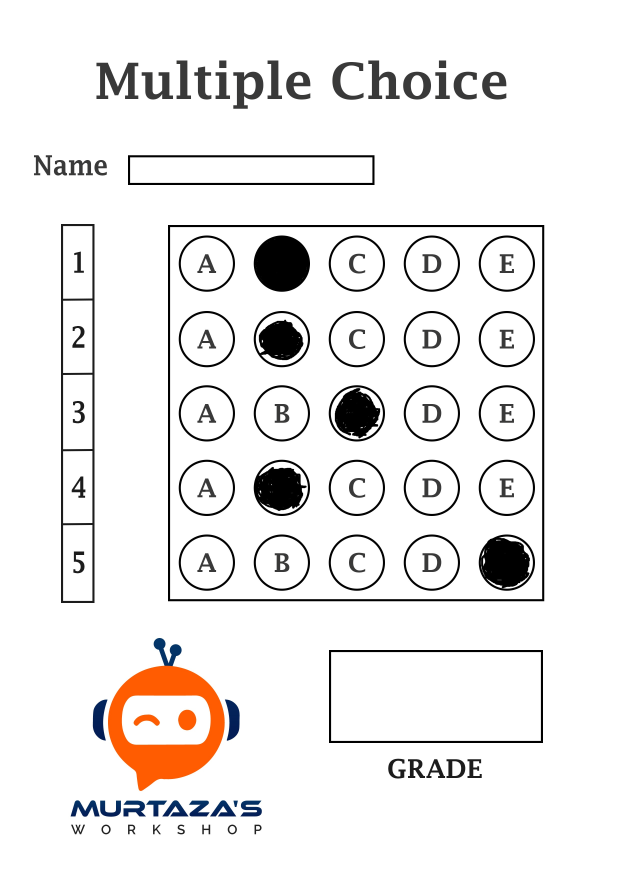
#> input picture 1234.jpg, 2480 x 3508 px, given in place of 1234.jpg.2.jpg, which was not available (shown at 1/4 size)
$ python OMR_File.py
#> lines starting #> are read from the running program, lines starting #| are printed output that depends on the picture; after the words box and inside, x2 and y2 are one past the last pixel; in counts of white or black regions, pixels touching at a corner belong together; pictures that were not available may be replaced by others from this repository, and a replacement may not be noted
### utlis.py
import cv2
import numpy as np

## TO STACK ALL THE IMAGES IN ONE WINDOW
def stackImages(imgArray,scale,lables=[]):
    rows = len(imgArray)
    cols = len(imgArray[0])
    rowsAvailable = isinstance(imgArray[0], list)
    width = imgArray[0][0].shape[1]
    height = imgArray[0][0].shape[0]
    if rowsAvailable:
        for x in range ( 0, rows):
            for y in range(0, cols):
                imgArray[x][y] = cv2.resize(imgArray[x][y], (0, 0), None, scale, scale)
                if len(imgArray[x][y].shape) == 2: imgArray[x][y]= cv2.cvtColor( imgArray[x][y], cv2.COLOR_GRAY2BGR)
        imageBlank = np.zeros((height, width, 3), np.uint8)
        hor = [imageBlank]*rows
        hor_con = [imageBlank]*rows
        for x in range(0, rows):
            hor[x] = np.hstack(imgArray[x])
            hor_con[x] = np.concatenate(imgArray[x])
        ver = np.vstack(hor)
        ver_con = np.concatenate(hor)
    else:
        for x in range(0, rows):
            imgArray[x] = cv2.resize(imgArray[x], (0, 0), None, scale, scale)
            if len(imgArray[x].shape) == 2: imgArray[x] = cv2.cvtColor(imgArray[x], cv2.COLOR_GRAY2BGR)
        hor= np.hstack(imgArray)
        hor_con= np.concatenate(imgArray)
        ver = hor
    if len(lables) != 0:
        eachImgWidth= int(ver.shape[1] / cols)
        eachImgHeight = int(ver.shape[0] / rows)
        #print(eachImgHeight)
        for d in range(0, rows):
            for c in range (0,cols):
                cv2.rectangle(ver,(c*eachImgWidth,eachImgHeight*d),(c*eachImgWidth+len(lables[d])*13+27,30+eachImgHeight*d),(255,255,255),cv2.FILLED)
                cv2.putText(ver,lables[d],(eachImgWidth*c+10,eachImgHeight*d+20),cv2.FONT_HERSHEY_COMPLEX,0.7,(255,0,255),2)
    return ver


def rectCountour(coutours):

    rectCon=[]

    for i in coutours:
        area= cv2.contourArea(i)
        #print("Area", area)
        if area > 50:
            peri = cv2.arcLength(i, True)
            approx = cv2.approxPolyDP(i,0.02*peri,True)
            #print("Corner Points", len(approx))
            if len(approx)==4:
                rectCon.append(i)
    rectCon = sorted(rectCon,key=cv2.contourArea,reverse=True)

    return rectCon

def getCornerPoints(cont):
    peri = cv2.arcLength(cont, True)
    approx = cv2.approxPolyDP(cont,0.02*peri,True)
    return approx


def reorder(myPoints):


    myPoints = myPoints.reshape((4,2))
    myPointsNew = np.zeros((4,1,2),np.int32)
    add = myPoints.sum(1)
    #print(myPoints)
    #print(add)
    myPointsNew[0] = myPoints[np.argmin(add)] #[0, 0]
    myPointsNew[3] = myPoints[np.argmax(add)] #[w, h]
    diff = np.diff(myPoints,axis=1)
    myPointsNew[1] = myPoints[np.argmin(diff)] #[w, 0]
    myPointsNew[2] = myPoints[np.argmax(diff)] #[h, 0]
    #print(diff)


    return myPointsNew


def splitBoxes(img):
    rows = np.vsplit(img,5)
    boxes = []
    for r in rows:
        cols = np.hsplit(r,5)
        for box in cols:
            boxes.append(box)
            #cv2.imshow("Split",box)
    return boxes


def showAnswers(img,myIndex,grading,ans,questions,choices):
    secW = int(img.shape[1]/questions)
    secH = int(img.shape[0]/choices)

    for x in range(0,questions):
        myAns = myIndex[x]
        cX = (myAns*secW) + secW//2
        cY = (x*secH) + secH//2

        if grading[x] == 1:
            myColor = (0,255,0)
        else:
            myColor = (0,0,255)
            correctAns = ans[x]

            cv2.circle(img,((correctAns*secW)+secW//2,(x*secH)+secH//2),25,(0,255,0),cv2.FILLED)


        cv2.circle(img,(cX,cY),50,myColor,cv2.FILLED)

    return img

### OMR_File.py
import cv2
import numpy as np
import utlis


###############################
path = input("Nama File LJK : ")
#> the answer given: 1234.jpg
#path = "123.jpeg"
frm = input("Format File [jpg / jpeg] : ")
#> the answer given: 2.jpg
wImg = 700
hImg = 700
questions = 5
choices = 5
ans = [1,2,0,1,4]

webcamFeed = False
cameraNo = 0
###############################


cap = cv2.VideoCapture(cameraNo)
cap.set(50,170)


while True:
    if webcamFeed: success, img = cap.read()
    else:
        img = cv2.imread(f"{path}.{frm}") #fungsi file drive
#> img is the input picture: shape (3508, 2480, 3); mean B, G, R 235.3, 236.2, 238.1
        #img = cv2.imread(path) #fungsi kamera


    #Preprocessing
    img = cv2.resize(img, (wImg,hImg))
#> img: shape (700, 700, 3)
    imgContours = img.copy()
    imgFinal = img.copy()
    imgBiggestContours = img.copy()
    imgGray = cv2.cvtColor(img, cv2.COLOR_BGR2GRAY)
    imgBlur = cv2.GaussianBlur(imgGray,(5,5),1)
    imgCanny = cv2.Canny(imgBlur,10,50)
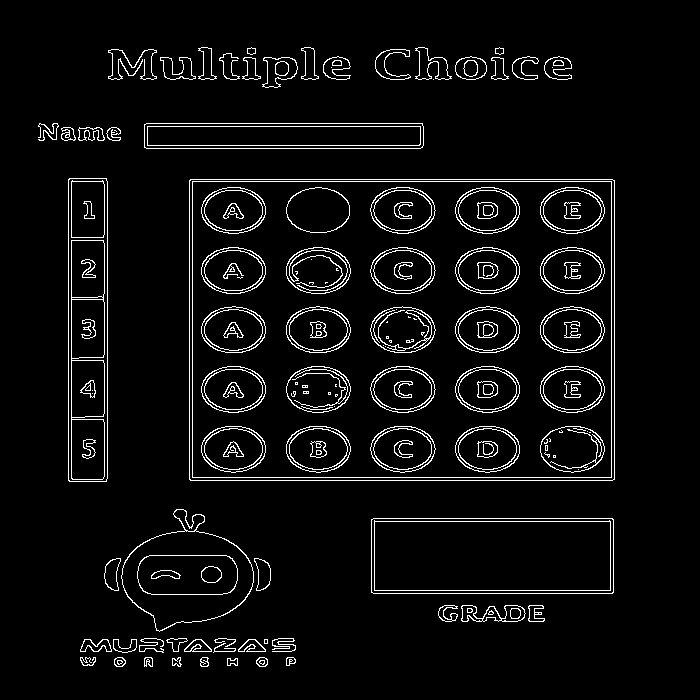
#> imgCanny: shape (700, 700); 5% white in thin lines or dots, all inside (x1, y1, x2, y2) = (38, 47, 615, 667)


    try:
        #Mencari Countour Gambar
        contours, hierarchy = cv2.findContours(imgCanny,cv2.RETR_EXTERNAL,cv2.CHAIN_APPROX_NONE)
#> contours = 49 contours, 8 with area under 20; largest, box (x1, y1, x2, y2) and area: (189, 179, 615, 481) 127921, (371, 518, 614, 594) 18146, (68, 178, 108, 482) 11811, (121, 509, 254, 632) 9940, (144, 123, 424, 149) 6966
        cv2.drawContours(imgContours,contours,-1,(0,255,0),10)
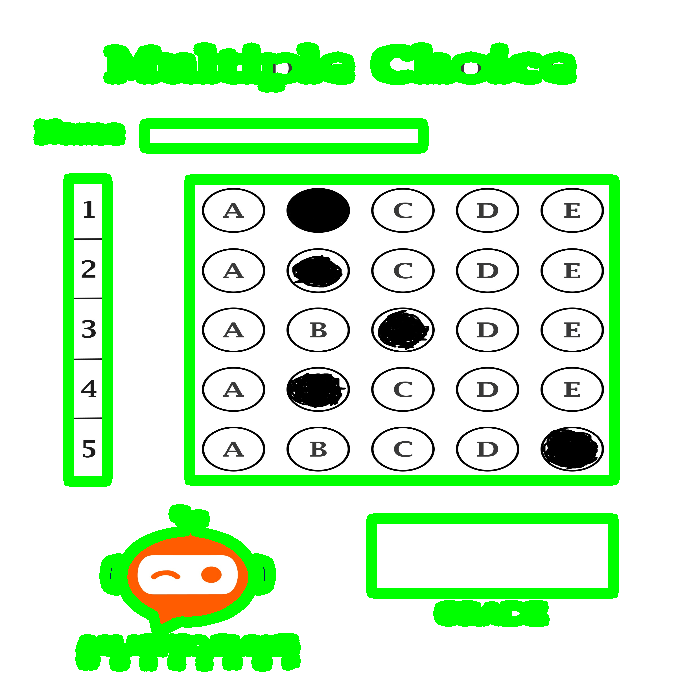
#> imgContours: shape (700, 700, 3); mean B, G, R 206.5, 244, 208.7

        #Mencari Area Kotak
        rectCon = utlis.rectCountour(contours)
#> the loop in rectCountour, `for i in coutours:` made 49 passes
#> (area, peri, approx) on passes 24, 26, 27, 31: (18146, 631.7, [[371, 519], [373, 593], [613, 592], [612, 518]]), (127921, 1449.7, [[189, 180], [190, 480], [614, 479], [614, 180]]), (11811, 681.7, [[69, 178], [68, 480], [106, 481], [107, 181]]), (6965.5, 605.1, [[144, 124], [146, 148], [423, 145], [422, 123]])
#> (area, peri) on passes 1 to 6: (55, 38.49), (57.5, 31.07), (85, 34.14), (64.5, 32.73), (53, 38.97), (57.5, 42.73)
#> after the loop in rectCountour, `for i in coutours:`: rectCon = 4 contours; box (x1, y1, x2, y2) and area: (189, 179, 615, 481) 127921, (371, 518, 614, 594) 18146, (68, 178, 108, 482) 11811, (144, 123, 424, 149) 6966
        biggestContour = utlis.getCornerPoints(rectCon[0])
#> in getCornerPoints, `peri = cv2.arcLength(cont, True)`: peri = 1449.7
#> in getCornerPoints, `approx = cv2.approxPolyDP(cont,0.02*peri,True)`: approx = [[189, 180], [190, 480], [614, 479], [614, 180]]
#> biggestContour = [[189, 180], [190, 480], [614, 479], [614, 180]]
        gradePoints = utlis.getCornerPoints(rectCon[1])
#> gradePoints = [[371, 519], [373, 593], [613, 592], [612, 518]]
        #print(biggestContour)

        if biggestContour.size != 0 and gradePoints.size != 0:
            cv2.drawContours(imgBiggestContours, biggestContour, -1, (0,255,0), 20)
            cv2.drawContours(imgBiggestContours, gradePoints, -1, (255,0,0), 20)

            biggestContour = utlis.reorder(biggestContour)
#> in reorder, `myPoints = myPoints.reshape((4,2))`: myPoints = [[189, 180], [190, 480], [614, 479], [614, 180]]
#> in reorder, `add = myPoints.sum(1)`: add = [369, 670, 1093, 794]
#> in reorder, `diff = np.diff(myPoints,axis=1)`: diff = [-9, 290, -135, -434]
#> biggestContour = [[189, 180], [614, 180], [190, 480], [614, 479]]
            gradePoints = utlis.reorder(gradePoints)
#> gradePoints = [[371, 519], [612, 518], [373, 593], [613, 592]]

            #Fungsi Get Kotak Jawaban
            pt1 = np.float32(biggestContour)
#> pt1 = [[189, 180], [614, 180], [190, 480], [614, 479]]
            pt2 = np.float32([[0,0],[wImg,0],[0,hImg],[wImg,hImg]])
            matrix = cv2.getPerspectiveTransform(pt1,pt2)
#> matrix = [[1.64, -0.00546, -308.4], [0, 2.32, -417.8], [-7.84e-06, -7.79e-06, 1]]
            imgWarpColored = cv2.warpPerspective(img,matrix,(wImg,hImg))

            #Fungsi Get Kotak Nilai
            ptG1 = np.float32(gradePoints)
#> ptG1 = [[371, 519], [612, 518], [373, 593], [613, 592]]
            ptG2 = np.float32([[0,0],[325,0],[0,150],[325,150]])
            matrixG = cv2.getPerspectiveTransform(ptG1,ptG2)
#> matrixG = [[1.31, -0.0354, -467.6], [0.00814, 1.96, -1020.8], [-4.53e-07, -5.45e-05, 1]]
            imgGradeDisplay = cv2.warpPerspective(img,matrixG,(325,150))
            #cv2.imshow("Grade", imgGradeDisplay)

            #Treshold
            imgWarpGray = cv2.cvtColor(imgWarpColored,cv2.COLOR_BGR2GRAY)
            imgTresh = cv2.threshold(imgWarpGray,175,255,cv2.THRESH_BINARY_INV)[1]
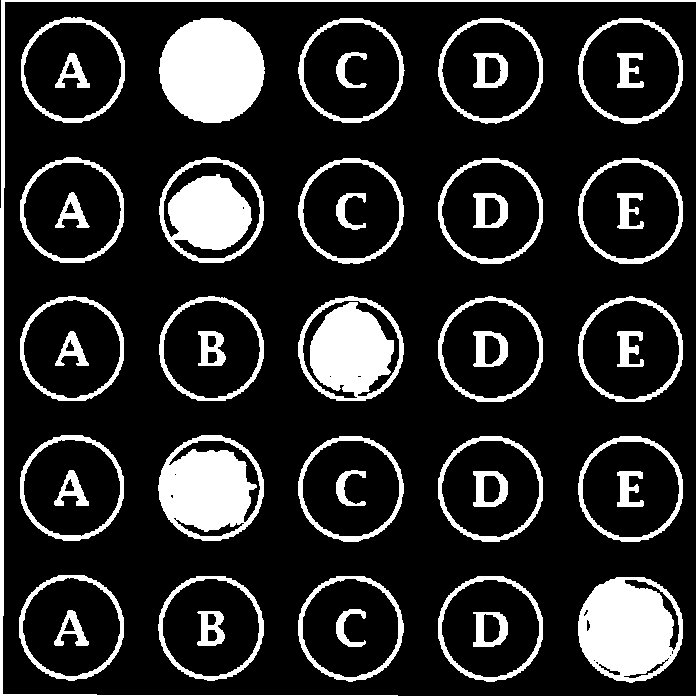
#> imgTresh: shape (700, 700); 18.1% white; 46 white regions, largest, box (x1, y1, x2, y2) and area: (0, 0, 700, 700) 10139, (159, 18, 265, 123) 8728, (578, 577, 683, 683) 8091


            #Split Kotak
            boxes = utlis.splitBoxes(imgTresh)
#> in splitBoxes, `rows = np.vsplit(img,5)`: rows = 5 items
#> the loop in splitBoxes, `for r in rows:` made 5 passes
#> after the loop in splitBoxes, `for r in rows:`: boxes = 25 items
#> boxes = 25 items
            #cv2.imshow("Test", boxes[4])
            #print(cv2.countNonZero(boxes[1]),cv2.countNonZero(boxes[2]))


            #logic of pixel :')
            myPixelVal = np.zeros((questions, choices))
            countC = 0
            countR = 0

            for image in boxes:
                totalPixel = cv2.countNonZero(image)
                myPixelVal[countR][countC] = totalPixel
                countC += 1
                if (countC == choices) : countR += 1 ;countC=0
#> this loop made 25 passes
#> totalPixel on passes 1 to 12: 2831, 9008, 2217, 2454, 2908, 2547, 6180, 1972, 2208, 2627, 2522, 2092
#> after the loop, countC = 0; countR = 5; myPixelVal = [[2831, 9008, 2217, 2454, 2908], [2547, 6180, 1972, 2208, 2627], [2522, 2092, 6985, 2195, 2630], [2613, 7321, 1950, 2225, 2660], [3255, 2787, 2638, 2722, 9195]]
            #print(myPixelVal)

            #logic dept math marking
            myIndex = []
            for x in range (0, questions) :
                arr = myPixelVal[x]
                #print("Array", arr)
                myIndexVal = np.where(arr==np.amax(arr))
                #print(myIndexVal[0])
                myIndex.append(myIndexVal[0][0])
#> this loop made 5 passes
#> (arr, myIndexVal) on passes 1 to 5: ([2831, 9008, 2217, 2454, 2908], ([1],)), ([2547, 6180, 1972, 2208, 2627], ([1],)), ([2522, 2092, 6985, 2195, 2630], ([2],)), ([2613, 7321, 1950, 2225, 2660], ([1],)), ([3255, 2787, 2638, 2722, 9195], ([4],))
#> after the loop, myIndex = [1, 1, 2, 1, 4]
            #print(myIndex)


            #logic for grading
            grading =[]
            for x in range (0,questions):
                if ans[x] == myIndex[x]:
                    grading.append(1)
                else:
                    grading.append(0)
#> after the loop, grading = [1, 0, 0, 1, 1]
            #print(grading)

            score = (sum(grading)/questions) *100 #final grade
#> score = 60
            #print(score)

            #Logic Display Answer On P.T
            imgResult = imgWarpColored.copy()
            imgResult = utlis.showAnswers(imgWarpColored,myIndex,grading,ans,questions,choices)
#> the loop in showAnswers, `for x in range(0,questions):` made 5 passes
#> (myAns, cX) on passes 1 to 5: (1, 210), (1, 210), (2, 350), (1, 210), (4, 630)
#> after the loop in showAnswers, `for x in range(0,questions):`:
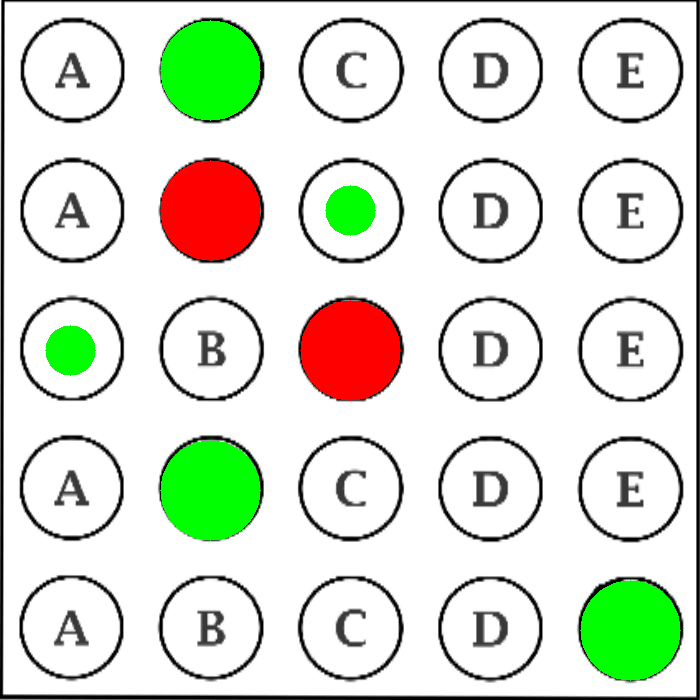
#> img: shape (700, 700, 3); mean B, G, R 209.5, 223.8, 217.7
            #overlay
            imgRawDrawing = np.zeros_like(imgWarpColored)
            imgRawDrawing = utlis.showAnswers(imgRawDrawing,myIndex,grading,ans,questions,choices)
#> call 2 of showAnswers, with questions = 5, choices = 5
#> the loop in showAnswers (call 2), `for x in range(0,questions):` made 5 passes
#> after the loop in showAnswers (call 2), `for x in range(0,questions):`:
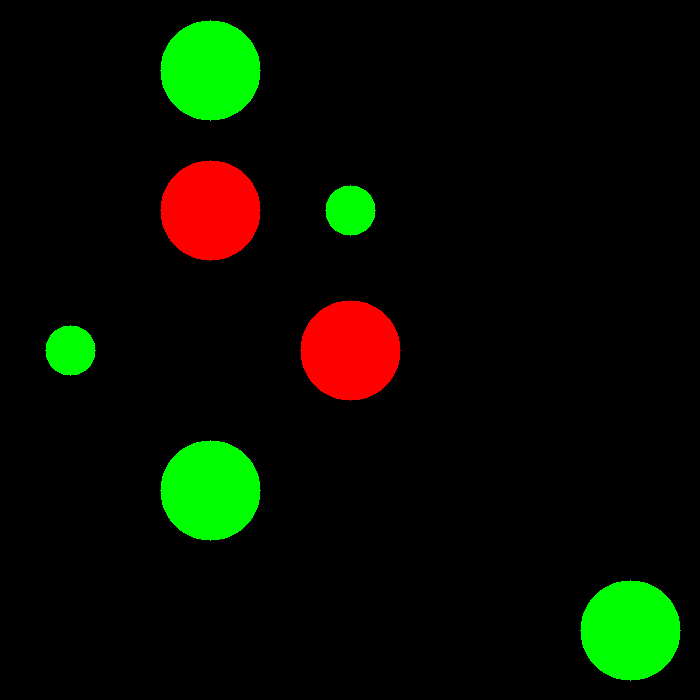
#> img: shape (700, 700, 3); mean B, G, R 0, 14.3, 8.2
            #inverse Display with overlay
            invMatrix = cv2.getPerspectiveTransform(pt2,pt1)
#> invMatrix = [[0.61, 0.00207, 189], [0.000862, 0.43, 180], [4.79e-06, 3.37e-06, 1]]
            imgInvWarp = cv2.warpPerspective(imgRawDrawing,invMatrix,(wImg,hImg))
            #final image
            imgRawGrade = np.zeros_like(imgGradeDisplay)
            cv2.putText(imgRawGrade,str(int(score)),(60,100),cv2.FONT_HERSHEY_COMPLEX,3,(0,255,255),3)
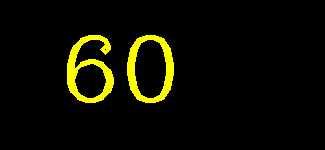
#> imgRawGrade: shape (150, 325, 3); mean of channels 0, 1, 2 0, 12.6, 12.6; drawn as B, G, R
            invMatrixG = cv2.getPerspectiveTransform(ptG2,ptG1)
#> invMatrixG = [[0.742, 0.0237, 371], [-0.00299, 0.51, 519], [1.73e-07, 2.78e-05, 1]]
            imgInvGradeDisplay = cv2.warpPerspective(imgRawGrade,invMatrixG,(wImg,hImg))
            #cv2.imshow("Grade", imgRawGrade)
            imgFinal = cv2.addWeighted(imgFinal,1,imgInvWarp,1,0)
            imgFinal = cv2.addWeighted(imgFinal,1,imgInvGradeDisplay,1,0)

        imgBlank = np.zeros_like(img)
        imageArray = ([img,imgGray,imgBlur,imgCanny],
        [imgContours,imgBiggestContours,imgWarpColored,imgTresh],
        [imgResult,imgRawDrawing,imgInvWarp,imgFinal])

    except:

        imgBlank = np.zeros_like(img)
        imageArray = ([imgBlank,imgBlank,imgBlank,imgBlank],
        [imgBlank,imgBlank,imgBlank,imgBlank],
        [imgBlank,imgBlank,imgBlank,imgBlank])


    #labels = [["Original","Gray","Blur","Canny"],
    #["Contours", "Biggest Con", "Warp", "Treshold"],
    #["Result","Raw Drawing", "Inverse Warp", "Final Image"]]
    imgStacked = utlis.stackImages(imageArray,0.3)
#> in stackImages, `rows = len(imgArray)`: rows = 3
#> in stackImages, `cols = len(imgArray[0])`: cols = 4
#> in stackImages, `rowsAvailable = isinstance(imgArray[0], list)`: rowsAvailable = True
#> in stackImages, `hor = [imageBlank]*rows`: hor = 3 items
#> in stackImages, `ver = np.vstack(hor)`:
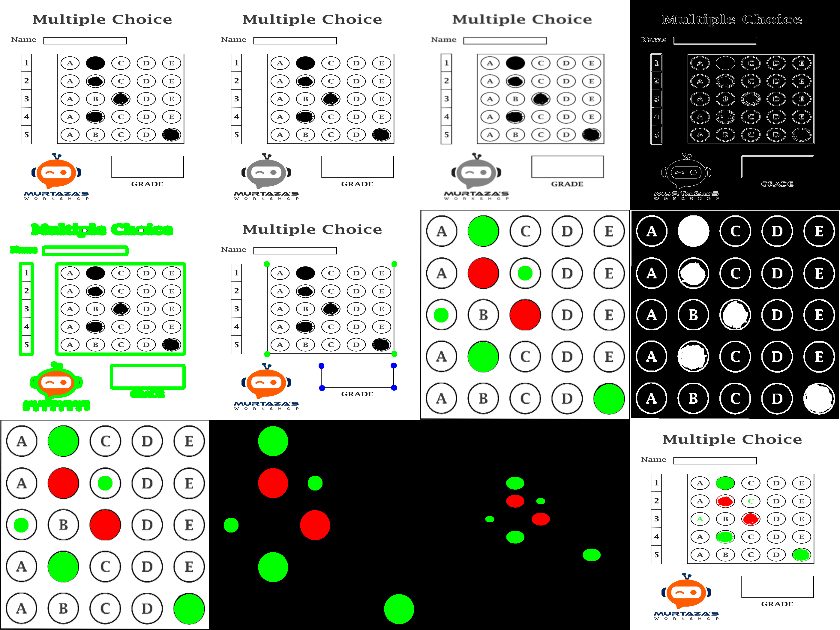
#> ver: shape (630, 840, 3); mean of channels 0, 1, 2 155.4, 162.9, 158.6; drawn as B, G, R


    cv2.imshow(f"Hasil Periksa {path}", imgFinal)
    cv2.imshow(f"File {path}", img)
    cv2.imshow("Stacked Images", imgStacked)
    #Fungsi Full File Drive
    key = cv2.waitKey(0)
#> (key Esc is pressed here)
#
    if key == 27: #if you press ESC you die
        break
        cv2.destroyAllWindows()
        #cv2.waitKey(300)
    elif key == ord('s'):
        cv2.imwrite((f"Final-{path}.jpg"), imgFinal)
        cv2.destroyAllWindows()


    #if cv2.waitKey(1) & 0xFF == ord('s'):
    #    cv2.imwrite("FinalResult.jpg", imgFinal)
    #    cv2.waitKey(300)
